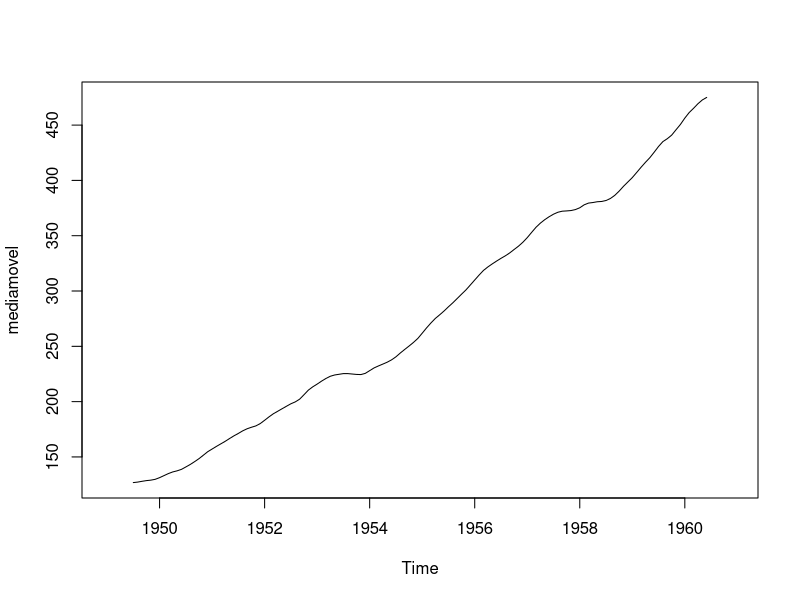
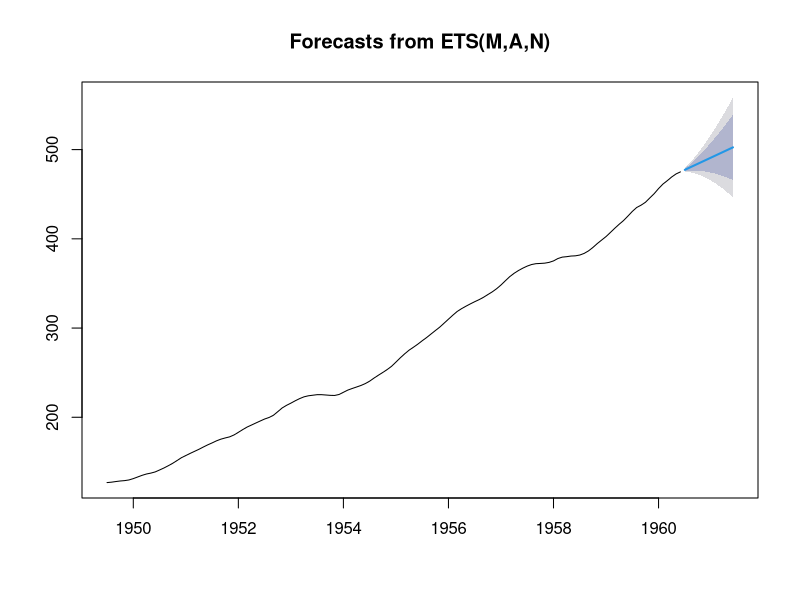
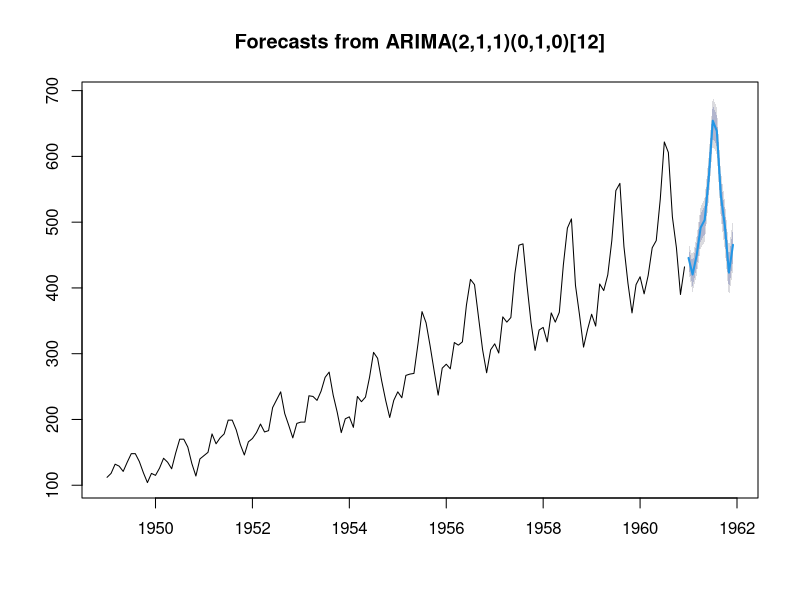
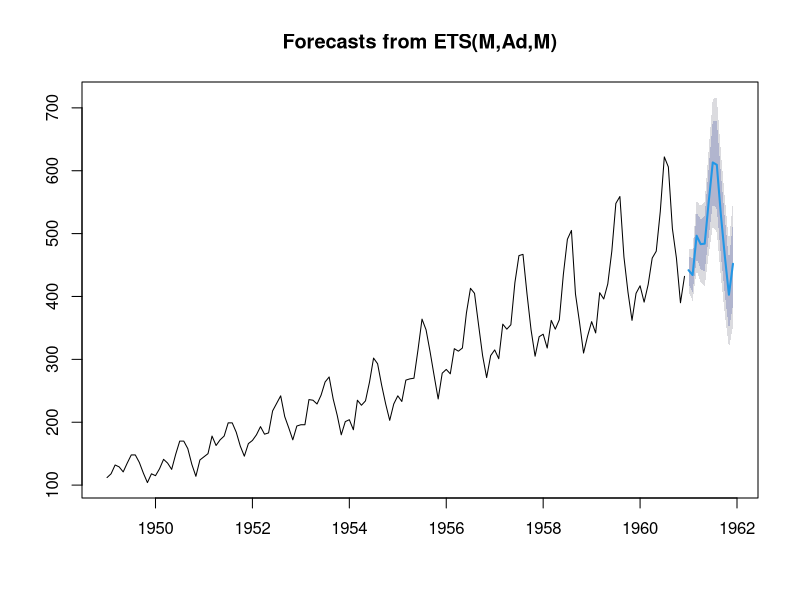

Generate these figures, in order, with R:
mean(AirPassengers)

mean(window(AirPassengers, star=c(1960,1), end=c(1960,12)))

install.packages("forecast")
library("forecast")

mediamovel = ma(AirPassengers, order=12)
plot(mediamovel)

previsao = forecast(mediamovel,h=12)
plot(previsao)

arima = auto.arima(AirPassengers)
arima

previsao = forecast(arima, h=12)
plot(previsao)

plot(forecast(AirPassengers,h=12))